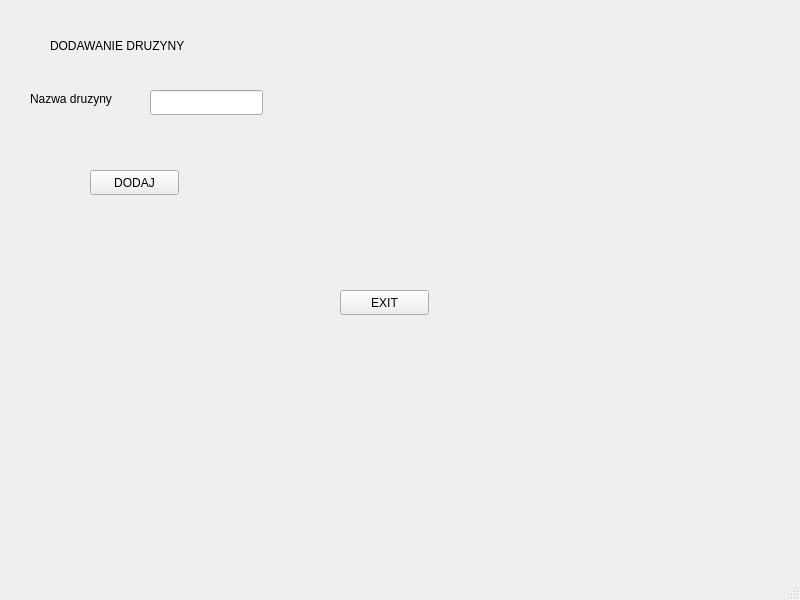
<?xml version="1.0" encoding="UTF-8"?>
<ui version="4.0">
 <class>MainWindow</class>
 <widget class="QMainWindow" name="MainWindow">
  <property name="geometry">
   <rect>
    <x>0</x>
    <y>0</y>
    <width>800</width>
    <height>600</height>
   </rect>
  </property>
  <property name="windowTitle">
   <string>MainWindow</string>
  </property>
  <widget class="QWidget" name="centralwidget">
   <widget class="QLabel" name="label">
    <property name="geometry">
     <rect>
      <x>310</x>
      <y>90</y>
      <width>171</width>
      <height>17</height>
     </rect>
    </property>
    <property name="text">
     <string/>
    </property>
   </widget>
   <widget class="QLabel" name="label_2">
    <property name="geometry">
     <rect>
      <x>30</x>
      <y>90</y>
      <width>111</width>
      <height>17</height>
     </rect>
    </property>
    <property name="text">
     <string>Nazwa druzyny</string>
    </property>
   </widget>
   <widget class="QLineEdit" name="lineEdit">
    <property name="geometry">
     <rect>
      <x>150</x>
      <y>90</y>
      <width>113</width>
      <height>25</height>
     </rect>
    </property>
   </widget>
   <widget class="QPushButton" name="pushButton">
    <property name="geometry">
     <rect>
      <x>90</x>
      <y>170</y>
      <width>89</width>
      <height>25</height>
     </rect>
    </property>
    <property name="text">
     <string>DODAJ</string>
    </property>
   </widget>
   <widget class="QPushButton" name="pushButton_2">
    <property name="geometry">
     <rect>
      <x>340</x>
      <y>290</y>
      <width>89</width>
      <height>25</height>
     </rect>
    </property>
    <property name="text">
     <string>EXIT</string>
    </property>
   </widget>
   <widget class="QLabel" name="label_3">
    <property name="geometry">
     <rect>
      <x>50</x>
      <y>30</y>
      <width>171</width>
      <height>31</height>
     </rect>
    </property>
    <property name="text">
     <string>DODAWANIE DRUZYNY</string>
    </property>
   </widget>
  </widget>
  <widget class="QMenuBar" name="menubar">
   <property name="geometry">
    <rect>
     <x>0</x>
     <y>0</y>
     <width>800</width>
     <height>22</height>
    </rect>
   </property>
  </widget>
  <widget class="QStatusBar" name="statusbar"/>
 </widget>
 <resources/>
 <connections/>
</ui>
